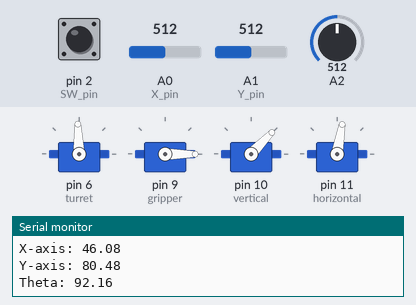
Bench run of a sketch on a simulated Arduino Uno, built with avr-gcc and run on an emulated ATmega328P. On the bench: 4 × servo, the last lines printed to the serial monitor. The test bench sets the inputs (shaded band); at power-on: A0 (X_pin) = 512, A2 = 512, A1 (Y_pin) = 512, pin 2 (SW_pin) HIGH.

Above: at 1.2 s.
1.3 s: A0 (X_pin) set to 122
At 1.8 s:
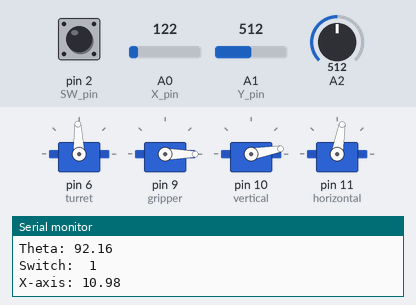
2.8 s: A0 (X_pin) set to 105
At 3.7 s:
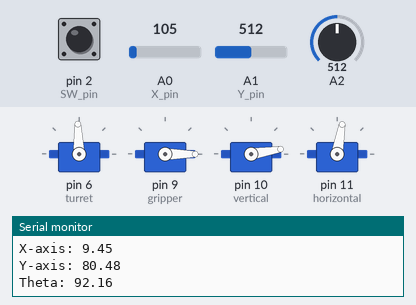
5.8 s: A2 set to 546
At 6.3 s:
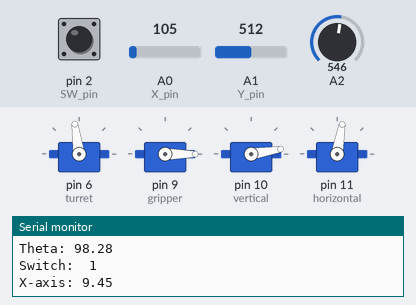
8.8 s: A2 set to 570
At 9.8 s:
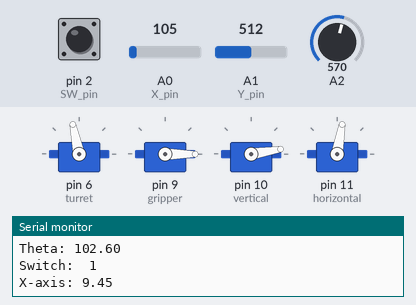
10.3 s: A1 (Y_pin) set to 1023
At 11.5 s:
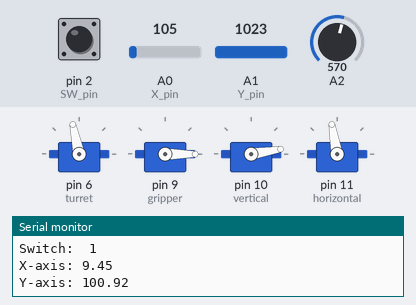
11.8 s: pin 2 (SW_pin) pulled LOW for 0.15 s
At 11.91 s:
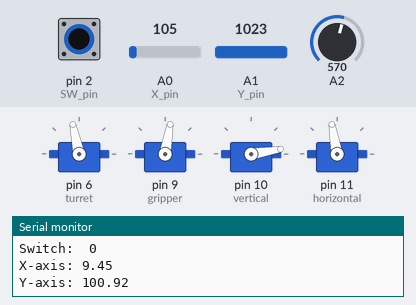
Timing chart, 0 to 14.4 s (numbered marks = the images above; inputs shaded):
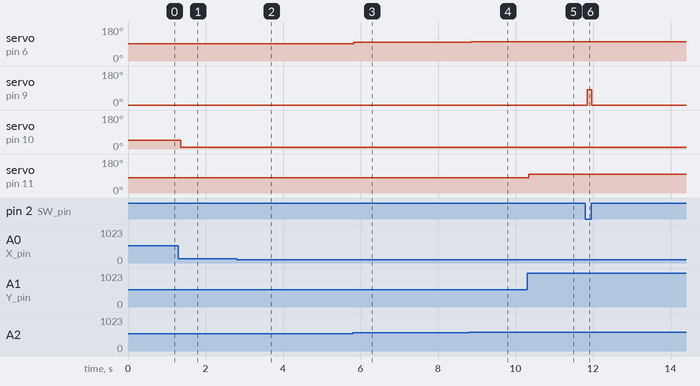

The sketch:

Robot-Arm.ino
```cpp
#include <Servo.h>

Servo turret;
Servo gripper;
Servo vertical;
Servo horizontal;

// Joystick
const int SW_pin = 2; // digital pin connected to switch output
const int X_pin = 0; // analog pin connected to X output
const int Y_pin = 1; // analog pin connected to Y output

void setup() {
    turret.attach(6);
    gripper.attach(9);
    vertical.attach(10);
    horizontal.attach(11);
    turret.write(0);
    gripper.write(0);
    vertical.write(0);
    horizontal.write(0);

    pinMode(SW_pin, INPUT);
    digitalWrite(SW_pin, HIGH);
    Serial.begin(9600);
}

void loop() {
    bool claw = digitalRead(SW_pin) == 1;
    float x = analogRead(X_pin);
    float y = analogRead(Y_pin);
    float theta = analogRead(2);
    x = (x/1000.0)*90.0;
    y = ((y/1000.0)*40.0)+60.0;
    theta = (theta/1000.0)*180.0;
    vertical.write(x);
    horizontal.write(y);
    gripper.write(claw?-10:80);
    turret.write(theta);
    Serial.print("Switch:  ");
    Serial.print(digitalRead(SW_pin));
    Serial.print("\n");
    Serial.print("X-axis: ");
    Serial.print(x);
    Serial.print("\n");
    Serial.print("Y-axis: ");
    Serial.println(y);
    Serial.print("Theta: ");
    Serial.println(theta);
    Serial.print("\n");
    delay(50);
}
```

Measured:
- after the input at 1.3 s, servo on pin 10 (vertical): 46° → 10° after 0.06 s
- after the input at 2.8 s, servo on pin 10 (vertical): 10° → 9° at once
- after the input at 5.8 s, servo on pin 6 (turret): 92° → 98° at once
- after the input at 8.8 s, servo on pin 6 (turret): 98° → 102° after 0.05 s
- after the input at 10.3 s, servo on pin 11 (horizontal): 80° → 100° at once
- after the input at 11.8 s, servo on pin 9 (gripper): 0° → 80° after 0.06 s, → 0° 0.12 s later
